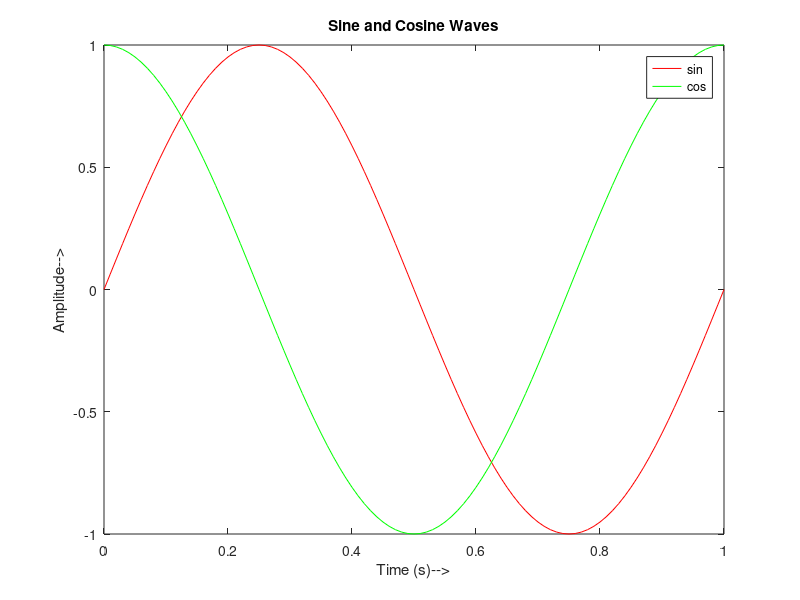

Source code (MATLAB):
t=0:0.01:1;
y1=sin(t*2*pi);
y2=cos(t*2*pi);
plot(t,y1,'r',t,y2,'g');%do this
xlabel('Time (s)-->');
ylabel('Amplitude-->');
title('Sine and Cosine Waves');
legend('sin','cos');
